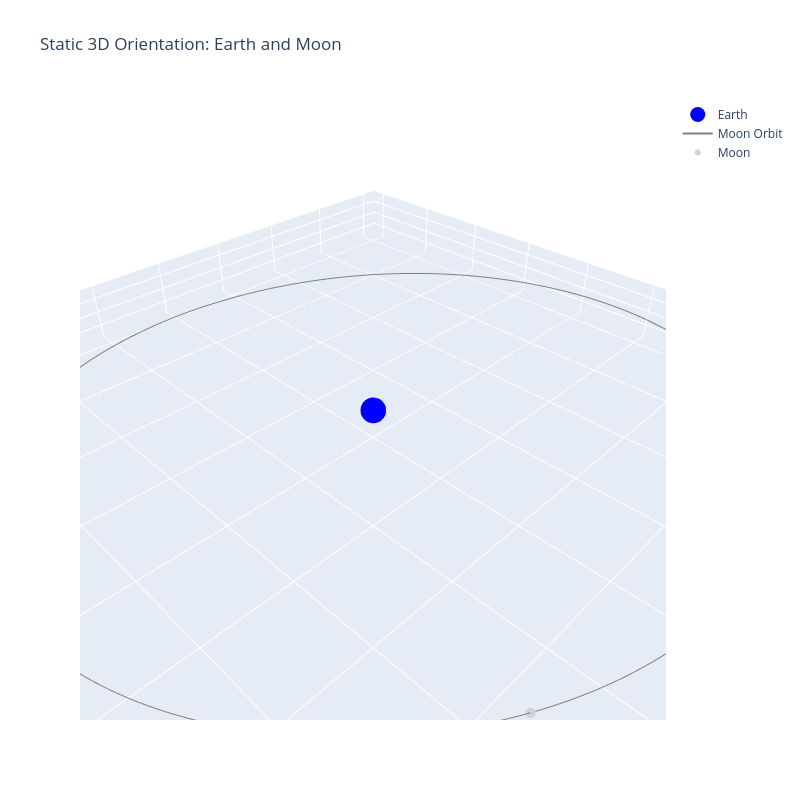

Here is the notebook cell this chart was saved with:
### Code cell
# Parameters
moon_radius = 2.0
moon_inclination = 5.1  # degrees
theta = np.linspace(0, 2*np.pi, 600)
inc = np.radians(moon_inclination)

# Base circular orbit
x = moon_radius * np.cos(theta)
y_base = moon_radius * np.sin(theta)
z_base = np.zeros_like(theta)

# Apply inclination (rotate about x-axis)
y_rot = y_base * np.cos(inc)
z_rot = y_base * np.sin(inc)

# Moon position at 60° for visibility
angle = np.pi / 3
moon_x = moon_radius * np.cos(angle)
moon_y = moon_radius * np.sin(angle) * np.cos(inc)
moon_z = moon_radius * np.sin(angle) * np.sin(inc)

# Plotly 3D Figure
fig = go.Figure()

# Earth at origin
fig.add_trace(go.Scatter3d(
    x=[0], y=[0], z=[0],
    mode='markers',
    marker=dict(size=15, color='blue'),
    name='Earth'
))

# Moon orbit
fig.add_trace(go.Scatter3d(
    x=x, y=y_rot, z=z_rot,
    mode='lines',
    line=dict(color='gray', width=2),
    name='Moon Orbit'
))

# Moon
fig.add_trace(go.Scatter3d(
    x=[moon_x], y=[moon_y], z=[moon_z],
    mode='markers',
    marker=dict(size=6, color='lightgray'),
    name='Moon'
))

# Layout
fig.update_layout(
    title="Static 3D Orientation: Earth and Moon",
    scene=dict(
        xaxis_title='X',
        yaxis_title='Y',
        zaxis_title='Z',
        aspectmode='data'
    ),
    width=800,
    height=800,
    showlegend=True
)

fig.show()

# Output is not visible in github webpage, refer to Folder/Output-Plotly

### Figure 1 — Plotly figure (JSON) as saved in the notebook; plotly's stock layout.template omitted (floating-point values rounded to 4 significant figures; data arrays with more than 128 entries replaced by an {"elided": "..."} marker saying what was removed)
{"data": [{"marker": {"color": "blue", "size": 15}, "mode": "markers", "name": "Earth", "type": "scatter3d", "x": [0], "y": [0], "z": [0]}, {"line": {"color": "gray", "width": 2}, "mode": "lines", "name": "Moon Orbit", "type": "scatter3d", "x": {"elided": "600 float values"}, "y": {"elided": "600 float values"}, "z": {"elided": "600 float values"}}, {"marker": {"color": "lightgray", "size": 6}, "mode": "markers", "name": "Moon", "type": "scatter3d", "x": [1.0], "y": [1.725], "z": [0.154]}], "layout": {"height": 800, "scene": {"aspectmode": "data", "xaxis": {"title": {"text": "X"}}, "yaxis": {"title": {"text": "Y"}}, "zaxis": {"title": {"text": "Z"}}}, "showlegend": true, "title": {"text": "Static 3D Orientation: Earth and Moon"}, "width": 800}}
